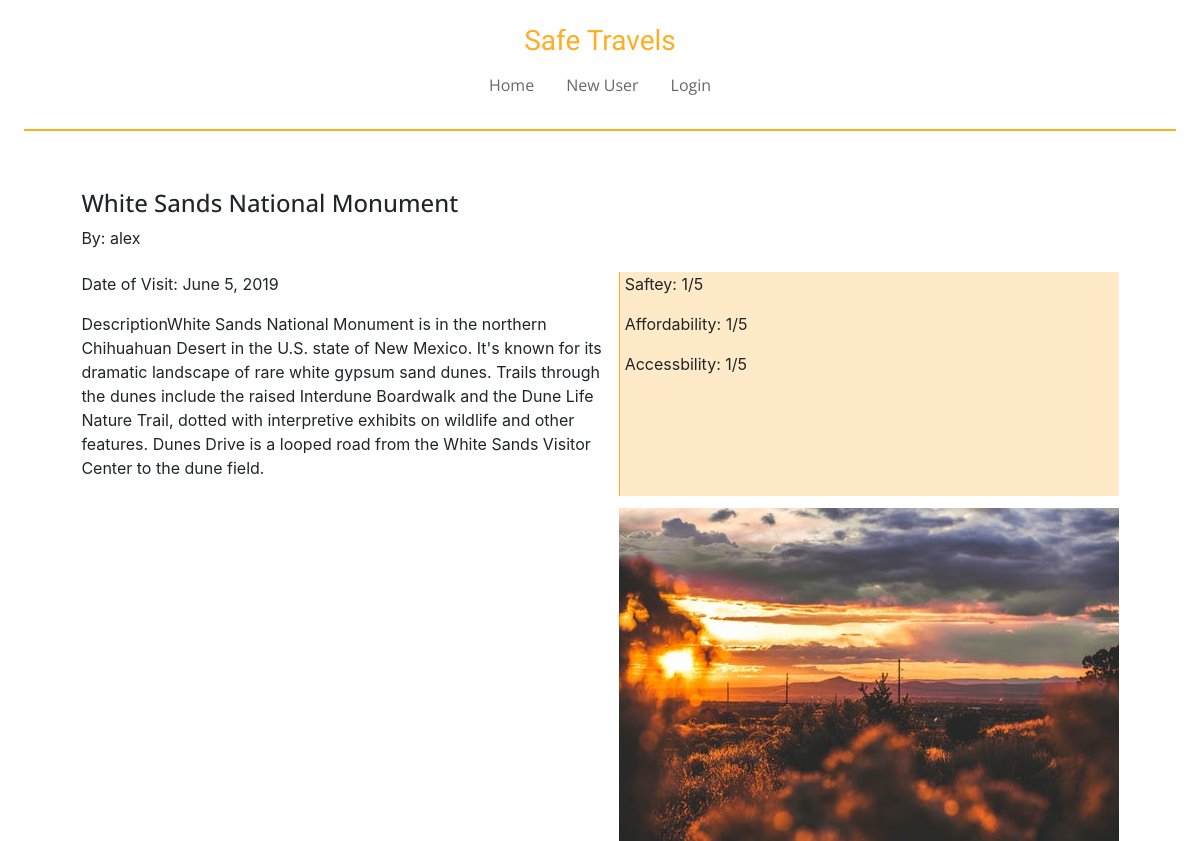
Page /logDetails/19/ on the committed database.
### travelApp/models.py (models this page shows, shortened)
class LocationLog(models.Model):
    location = models.CharField(max_length=500, default='')
    location_lat = models.FloatField(default=0)
    location_long = models.FloatField(default=0)
    date_of_visit = models.DateField(default=date.today)
    summary = models.TextField(default='')
    safety = models.PositiveSmallIntegerField(default=1)
    affordability = models.PositiveSmallIntegerField(default=1)
    accessibility = models.PositiveSmallIntegerField(default=1)
    image = models.ImageField(upload_to='images', null=True, blank=True)
    userModel_fk = models.ForeignKey(UserModel, on_delete=models.CASCADE, null=True, blank=True)

class UserModel(models.Model):
    username = models.CharField(max_length=500, default='')
    password = models.CharField(max_length=500, default='')
    email = models.EmailField(default='')
    user_fk = models.ForeignKey(User, on_delete=models.CASCADE, null=True, blank=True)

### travelApp/views.py (the view)
# urls.py: path('logDetails/<int:logID>/', views.logDetails, name='logDetails'),
def logDetails(request, logID):
    log = LocationLog.objects.get(pk=logID)
    context = {
        'log': log,
    }
    return render(request, 'travelApp/logDetails.html', context)

### travelApp/templates/travelApp/logDetails.html (shortened to what this page needs)
{% extends 'travelApp/base.html' %}
{% block content %}
<div class="formatDetails">
    <div class="detailsHeader">
        <h4>{{ log.location }}</h4>
        <p>
            By: {{log.userModel_fk.username}}
        </p>
    </div>
   <div class="detailsDetails">
       <p>
           Date of Visit:
           {{ log.date_of_visit  }}
       </p>
       <p>
           {{ log.summary }}
       </p>
   </div>
    {% if log.image %}
    <div class="detailImage">
        <img src="{{ log.image.url }}" alt="log image">
    </div>
    {% endif %}
    <div class="detailsRatings">
        <p>
            Saftey:
            {{ log.safety }}/5
        </p>
        <p>
            Affordability:
            {{ log.affordability }}/5
        </p>
        <p>
            Accessbility:
            {{ log.accessibility }}/5
        </p>
    </div>
</div>
{% endblock %}

### travelApp/static/travelApp/css/base.css (style rules this page uses)
html, body { height: 100%; margin: 1%; padding-bottom: 1%; }
h2,h4 { font-family: 'Open Sans', sans-serif; }
.formatDetails { display: grid; grid-template-columns: 3fr 1fr; grid-gap: 1%; margin: 5%; }
.detailsHeader { grid-column: 1; grid-row: 1; }
.detailsDetails { grid-column: 1; grid-row: 2; }
.detailsRatings { grid-column: 2; grid-row: 2; border-left: 1px solid rgb(255, 173, 33); background-color: rgba(255, 173, 33, 0.25); padding-left: 1%; }
.detailImage { grid-column: 2; grid-row: 3; margin-top: 1%; }

### rows in the picture
LocationLog: location "White Sands National Monument", userModel_fk.username "alex", date_of_visit "June 5, 2019", summary "DescriptionWhite Sands National Monument is in the northern Chihuahuan Desert in the U.S. state of New Mexico. It's known for its dramatic landscape of rare white gypsum sand dunes. Trails through the dunes include the raised Interdune Boardwalk and the Dune Life Nature Trail, dotted with interpretive exhibits on wildlife and other features. Dunes Drive is a looped road from the White Sands Visitor Center to the dune field.", image (picture), safety "1", affordability "1", accessibility "1"
